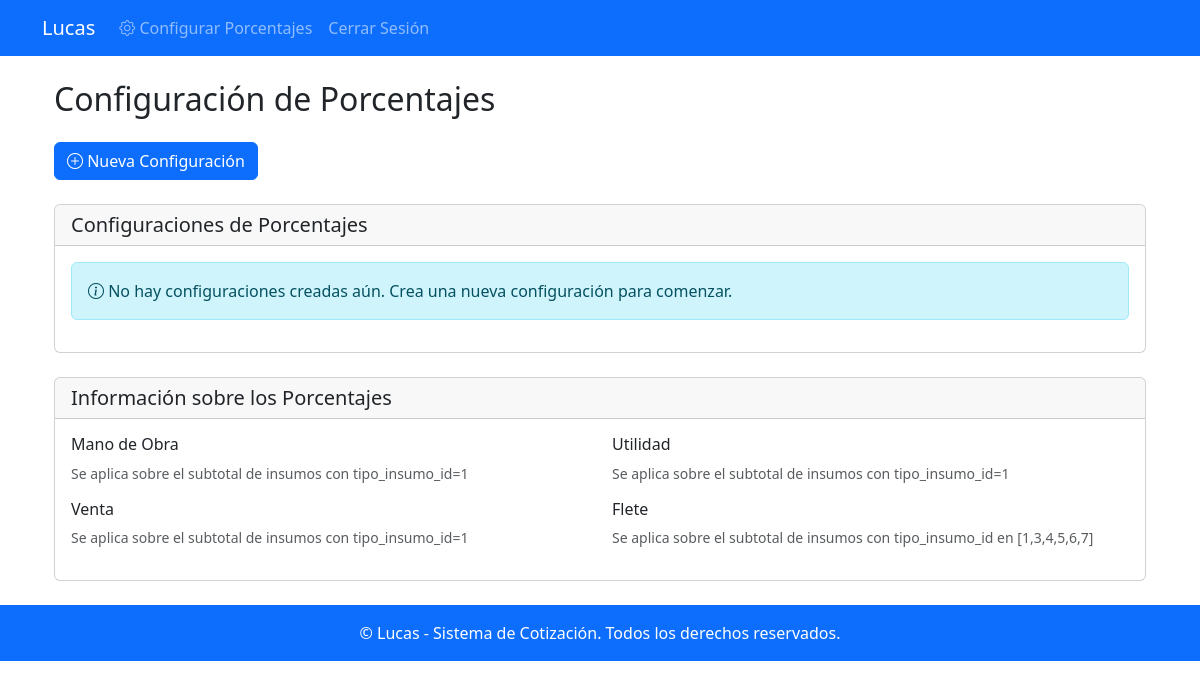
The page /configurar-porcentajes/ (signed in) on the database as committed earlier.
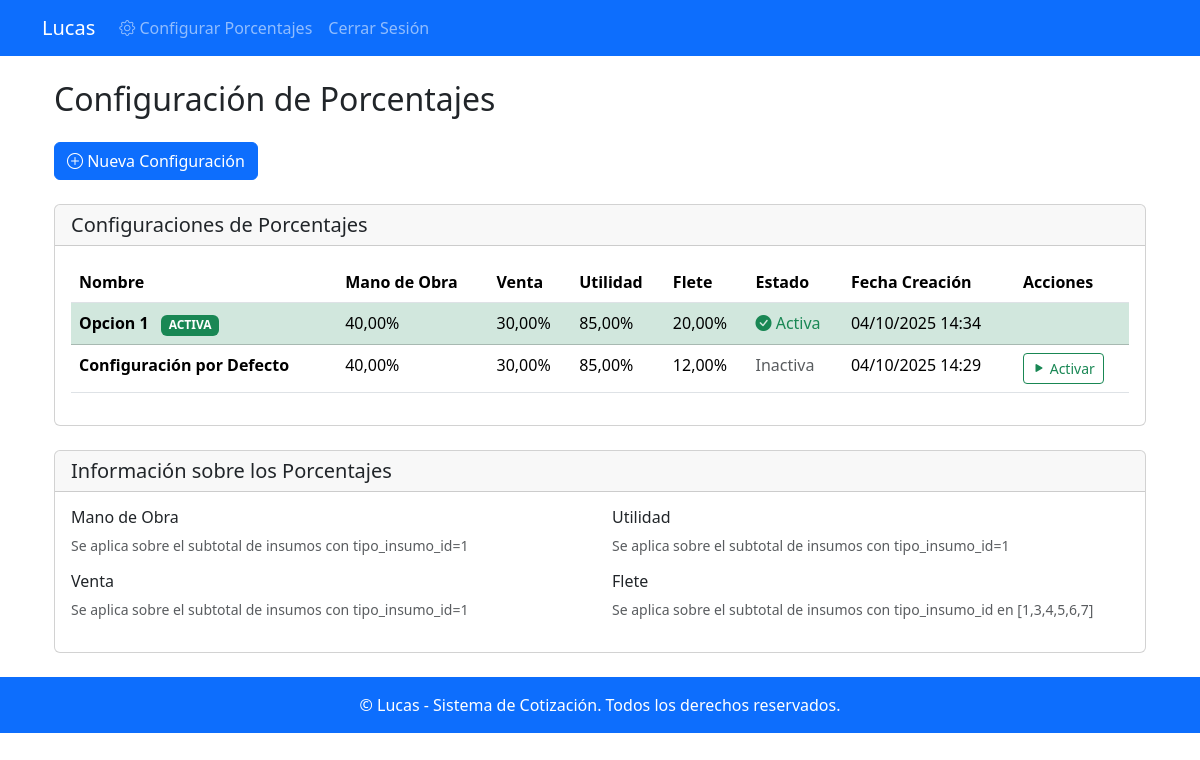
The same page on the database as committed later.
### apps/presupuestos/models.py (models this page shows, shortened)
class PorcentajeConfiguracion(models.Model):
    nombre = models.CharField(max_length=100, unique=True, help_text="Nombre identificativo de esta configuración")
    mano_obra_porcentaje = models.DecimalField(
        max_digits=5,
        decimal_places=2,
        default=40,
        help_text="Porcentaje de mano de obra (ej: 40 = 40%)"
    )
    venta_porcentaje = models.DecimalField(
        max_digits=5,
        decimal_places=2,
        default=30,
        help_text="Porcentaje de venta (ej: 30 = 30%)"
    )
    utilidad_porcentaje = models.DecimalField(
        max_digits=5,
        decimal_places=2,
        default=85,
        help_text="Porcentaje de utilidad (ej: 85 = 85%)"
    )
    flete_porcentaje = models.DecimalField(
        max_digits=5,
        decimal_places=2,
        default=12,
        help_text="Porcentaje de flete (ej: 12 = 12%)"
    )
    activo = models.BooleanField(default=True, help_text="Indica si esta es la configuración activa")
    fecha_creacion = models.DateTimeField(auto_now_add=True)
    fecha_modificacion = models.DateTimeField(auto_now=True)
    class Meta:
        verbose_name = "Configuraión de Porcentajes"
        verbose_name_plural = "Configuraciones de Porcentajes"

### apps/presupuestos/views.py (the view, shortened to what this page needs)
# urls.py: path('configurar-porcentajes/', presupuestos_views.configurar_porcentajes, name='configurar_porcentajes'),
@login_required
def configurar_porcentajes(request):
    configuraciones = PorcentajeConfiguracion.objects.all().order_by('-fecha_creacion')
    return render(request, 'configurar_porcentajes.html', {
        'configuraciones': configuraciones,
    })

### apps/presupuestos/templates/configurar_porcentajes.html (shortened to what this page needs)
{% extends "base.html" %}
{% load static %}
{% block content %}
<div class="container mt-4">
    <div class="row">
        <div class="col-md-12">
            <h2 class="mb-4">Configuración de Porcentajes</h2>
            <div class="mb-4">
                <button type="button" class="btn btn-primary" data-bs-toggle="modal" data-bs-target="#modalNuevaConfiguracion">
                    <i class="bi bi-plus-circle"></i> Nueva Configuración
                </button>
            </div>
            <div class="card">
                <div class="card-header">
                    <h5 class="mb-0">Configuraciones de Porcentajes</h5>
                </div>
                <div class="card-body">
                    {% if configuraciones %}
                        <div class="table-responsive">
                            <table class="table table-hover">
                                <thead>
                                    <tr>
                                        <th>Nombre</th>
                                        <th>Mano de Obra</th>
                                        <th>Venta</th>
                                        <th>Utilidad</th>
                                        <th>Flete</th>
                                        <th>Estado</th>
                                        <th>Fecha Creación</th>
                                        <th>Acciones</th>
                                    </tr>
                                </thead>
                                <tbody>
                                    {% for config in configuraciones %}
                                    <tr class="{% if config.activo %}table-success{% endif %}">
                                        <td>
                                            <strong>{{ config.nombre }}</strong>
                                            {% if config.activo %}
                                                <span class="badge bg-success ms-2">ACTIVA</span>
                                            {% endif %}
                                        </td>
                                        <td>{{ config.mano_obra_porcentaje }}%</td>
                                        <td>{{ config.venta_porcentaje }}%</td>
                                        <td>{{ config.utilidad_porcentaje }}%</td>
                                        <td>{{ config.flete_porcentaje }}%</td>
                                        <td>
                                            {% if config.activo %}
                                                <span class="text-success">
                                                    <i class="bi bi-check-circle-fill"></i> Activa
                                                </span>
                                            {% else %}
                                                <span class="text-muted">Inactiva</span>
                                            {% endif %}
                                        </td>
                                        <td>{{ config.fecha_creacion|date:"d/m/Y H:i" }}</td>
                                        <td>
                                            {% if not config.activo %}
                                                <button type="button" class="btn btn-sm btn-outline-success activate-config"
                                                        data-config-id="{{ config.id }}" data-config-name="{{ config.nombre }}">
                                                    <i class="bi bi-play-fill"></i> Activar
                                                </button>
                                            {% endif %}
                                        </td>
                                    </tr>
                                    {% endfor %}
                                </tbody>
                            </table>
                        </div>
                    {% else %}
                        <div class="alert alert-info">
                            <i class="bi bi-info-circle"></i>
                            No hay configuraciones creadas aún. Crea una nueva configuración para comenzar.
                        </div>
                    {% endif %}
                </div>
            </div>
            <div class="card mt-4">
                <div class="card-header">
                    <h5 class="mb-0">Información sobre los Porcentajes</h5>
                </div>
                <div class="card-body">
                    <div class="row">
                        <div class="col-md-6">
                            <h6>Mano de Obra</h6>
                            <p class="text-muted small">Se aplica sobre el subtotal de insumos con tipo_insumo_id=1</p>
                            <h6>Venta</h6>
                            <p class="text-muted small">Se aplica sobre el subtotal de insumos con tipo_insumo_id=1</p>
                        </div>
                        <div class="col-md-6">
                            <h6>Utilidad</h6>
                            <p class="text-muted small">Se aplica sobre el subtotal de insumos con tipo_insumo_id=1</p>
                            <h6>Flete</h6>
                            <p class="text-muted small">Se aplica sobre el subtotal de insumos con tipo_insumo_id en [1,3,4,5,6,7]</p>
                        </div>
                    </div>
                </div>
            </div>
        </div>
    </div>
</div>
{% endblock %}

### apps/presupuestos/templates/base.html (shortened to what this page needs)
{% load static %}
<!DOCTYPE html>
<html lang="en">
<head>
    <link rel="stylesheet" href="{% static 'bootstrap/css/bootstrap.min.css' %}">
    <link rel="stylesheet" href="https://cdn.jsdelivr.net/npm/bootstrap-icons@1.8.1/font/bootstrap-icons.css">
    <link rel="stylesheet" href="{% static 'css/styles.css' %}">
</head>
<body>
    <nav class="navbar navbar-expand-lg navbar-dark bg-primary">
        <div class="container">
            <a class="navbar-brand" href="{% url 'dashboard' %}">Lucas</a>
            <div class="collapse navbar-collapse" id="navbarNav">
                <ul class="navbar-nav ml-auto">
                    <li class="nav-item">
                        <a class="nav-link" href="{% url 'configurar_porcentajes' %}">
                            <i class="bi bi-gear"></i> Configurar Porcentajes
                        </a>
                    </li>
                    <li class="nav-item">
                        <form action="{% url 'logout' %}" method="post" style="display: inline;">
                            <button type="submit" class="btn btn-link nav-link" style="border: none; background: none; cursor: pointer;">
                                Cerrar Sesión
                            </button>
                        </form>
                    </li>
                </ul>
            </div>
        </div>
    </nav>
    <div class="container mt-4">
        {% block content %}{% endblock %}
    </div>
    <footer class="bg-light text-center text-lg-start mt-4">
        <div class="text-center p-3 bg-primary text-white">
            &copy; {{ current_year }} Lucas - Sistema de Cotización. Todos los derechos reservados.
        </div>
    </footer>
</body>
</html>

### apps/presupuestos/templates/configurar_porcentajes.html (style rules this page uses)
.table-success { background-color: rgba(25, 135, 84, 0.1) !important; }
.activate-config { transition: all 0.2s; }

Rows that differ between the two databases and show on the page:
added PorcentajeConfiguracion: nombre "Opcion 1", activo "ACTIVA", mano_obra_porcentaje "40,00", venta_porcentaje "30,00", utilidad_porcentaje "85,00", flete_porcentaje "20,00", fecha_creacion "04/10/2025 14:34"
added PorcentajeConfiguracion: nombre "Configuración por Defecto", mano_obra_porcentaje "40,00", venta_porcentaje "30,00", utilidad_porcentaje "85,00", flete_porcentaje "12,00", activo "Inactiva", fecha_creacion "04/10/2025 14:29"
Other text that changed with them:
text no longer shown: "No hay configuraciones creadas aún. Crea una nueva configuración para comenzar."
text now shown: "Nombre Mano de Obra Venta Utilidad Flete Estado Fecha Creación Acciones"
